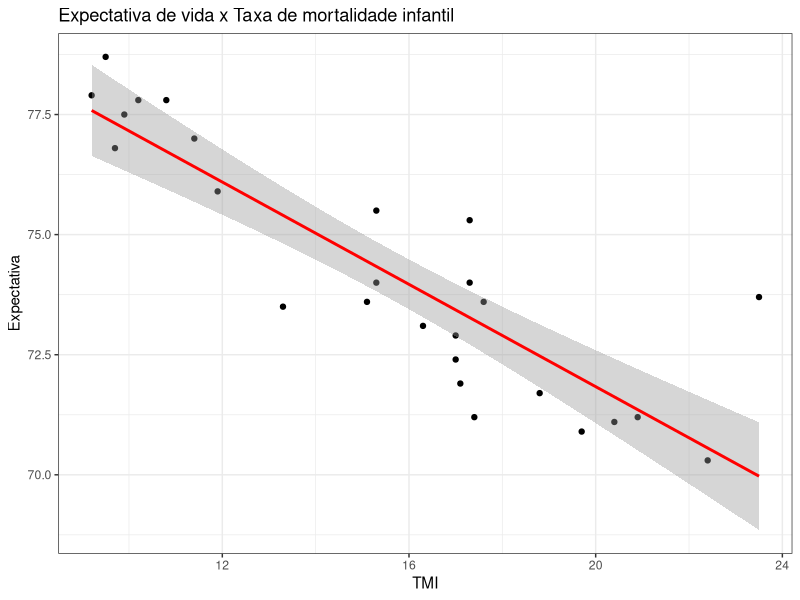
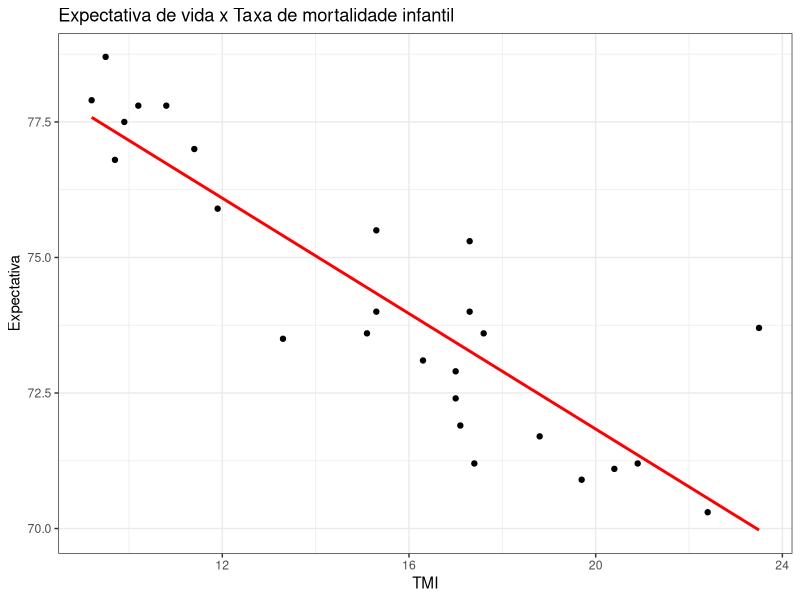
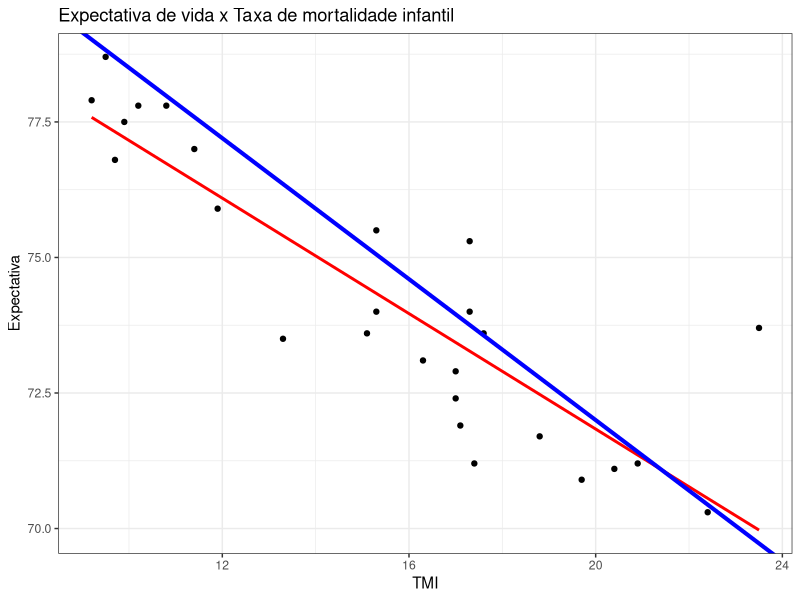
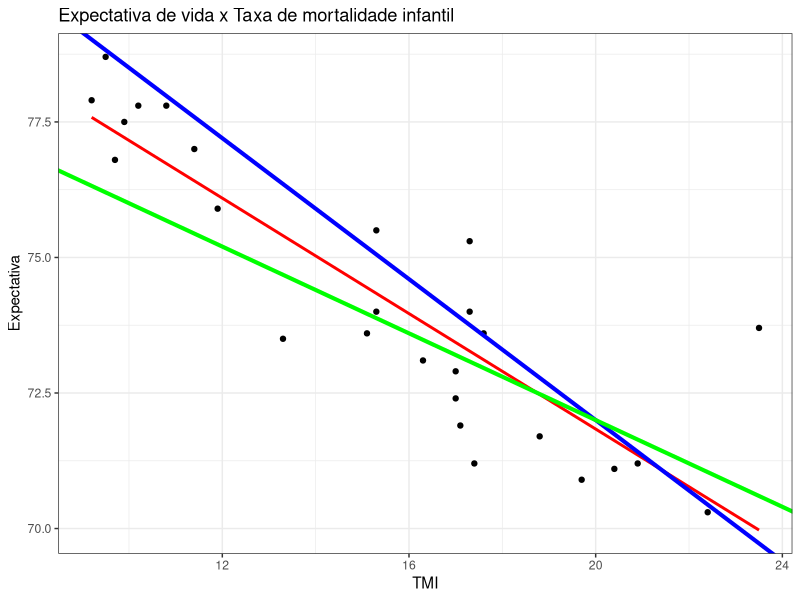
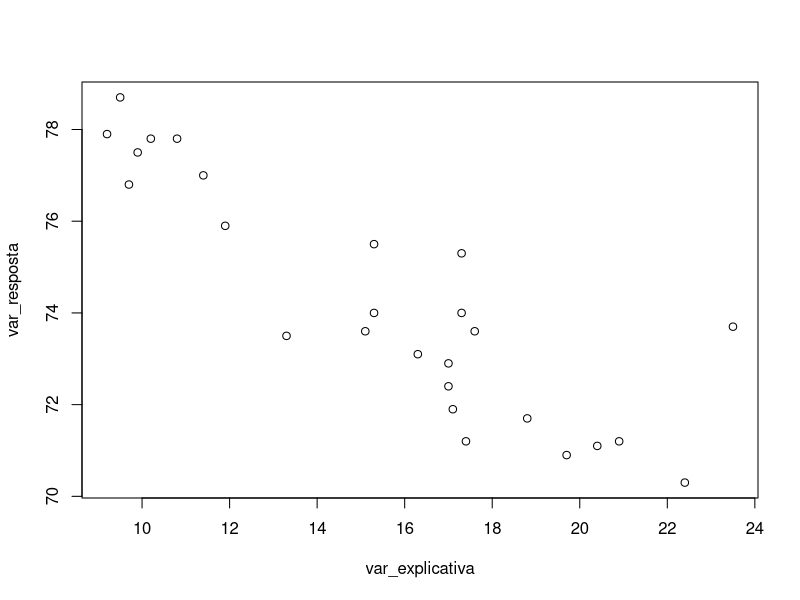
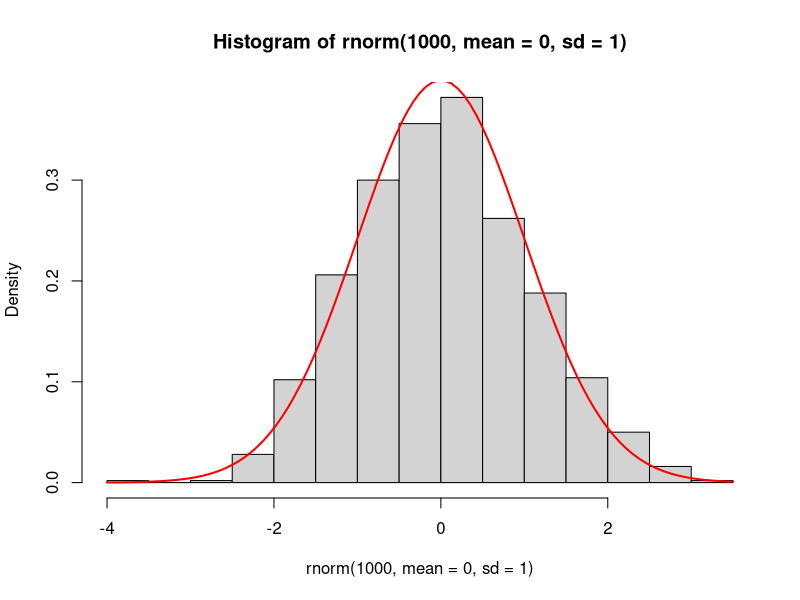
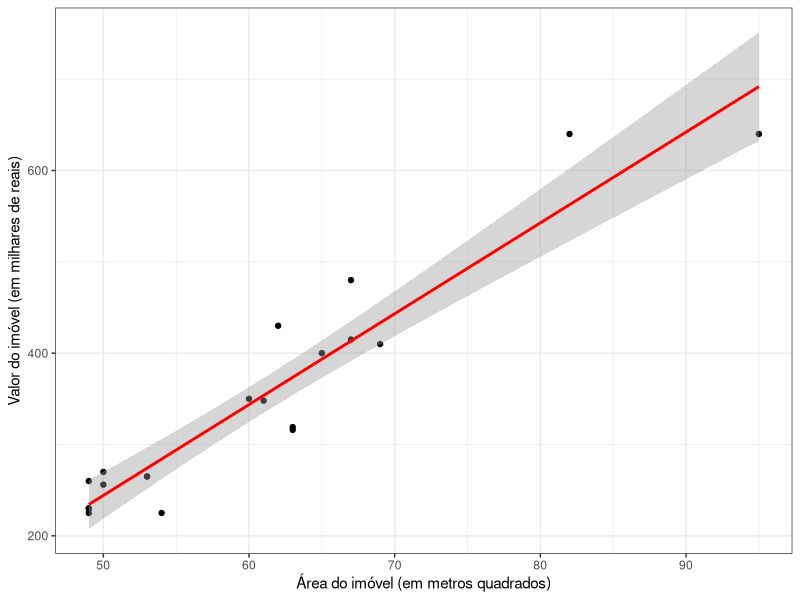

These charts were generated, in order, by the following R code:
## ---- chunk 1
library(dplyr)
library(readr)
library(ggplot2)
dados <- read_csv("dados/expectativa.csv")
dados %>% ggplot() +
  geom_point(aes(x = TMI, y = Total)) +
  geom_smooth(aes(x = TMI, y = Total),method = "lm", formula = y ~ x, color = "red") +
  labs(x = "TMI", y = "Expectativa", title = "Expectativa de vida x Taxa de mortalidade infantil") +
  theme_bw()
## ---- chunk 2
lm(Total ~ TMI, dados)
## ---- chunk 3
library(tidyverse)
library(ggplot2)
dados <- read_csv("dados/expectativa.csv")
dados %>% ggplot() +
  geom_point(aes(x = TMI, y = Total)) +
  geom_smooth(aes(x = TMI, y = Total),method = "lm", formula = y ~ x, color = "red", se = FALSE) +
  labs(x = "TMI", y = "Expectativa", title = "Expectativa de vida x Taxa de mortalidade infantil") +
  theme_bw()

## ---- chunk 4
dados %>% ggplot() +
  geom_point(aes(x = TMI, y = Total)) +
  geom_smooth(aes(x = TMI, y = Total),method = "lm", formula = y ~ x, color = "red", se=FALSE) +
  geom_abline(intercept = 85, slope = -0.65, color = "blue", size = 1.4) +
  labs(x = "TMI", y = "Expectativa", title = "Expectativa de vida x Taxa de mortalidade infantil") +
    theme_bw()
## ---- chunk 5
dados %>% ggplot() +
  geom_point(aes(x = TMI, y = Total)) +
  geom_smooth(aes(x = TMI, y = Total),method = "lm", formula = y ~ x, color = "red", se=FALSE) +
  geom_abline(intercept = 85, slope = -0.65, color = "blue", size = 1.4) +
  geom_abline(intercept = 80, slope = -0.4, color = "green", size = 1.4) +
  labs(x = "TMI", y = "Expectativa", title = "Expectativa de vida x Taxa de mortalidade infantil") +
  theme_bw()
## ---- chunk 6
var_explicativa <- dados$TMI
var_resposta <- dados$Total
cor(var_explicativa, var_resposta, method="pearson")
## ---- chunk 7
plot(x = var_explicativa, y = var_resposta)
## ---- chunk 8
hist(rnorm(1000, mean=0, sd=1), prob=TRUE)
curve(dnorm(x, mean=0, sd=1), add = TRUE, col="red", lwd=2)
## ---- chunk 9
dados <- read_csv("dados/imob.csv")
t1 <- dados %>% head(10)
t2 <- dados %>% tail(10) 
knitr::kable(list(t1,t2), format = "html")

## ---- chunk 10

dados %>% ggplot() +
  geom_point(aes(x = area, y = valor)) +
  geom_smooth(aes(x = area, y = valor),method = "lm", formula = y ~ x, color = "red") +
  labs(x = "Área do imóvel (em metros quadrados)", y = "Valor do imóvel (em milhares de reais)") +
  theme_bw()

